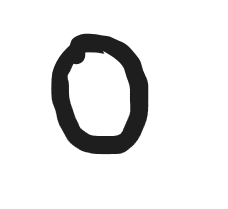
#> input picture Testing_data/digit_0.png, 228 x 209 px
$ jupyter execute --allow-errors DigitClassifier.ipynb
#> lines starting #> are read from the running program, lines starting #| are printed output that depends on the picture
### <center><p style="color:orange">Handwritten digit recognition</p></center>

#### Importing Libraries

[cell 1]
import numpy as np
import pandas as pd
import matplotlib.pyplot as plt
from PIL import Image, ImageOps
from scipy.ndimage import center_of_mass, shift

#### Load Dataset (CSV File)

#> (a cell that did not finish here is left out)

#### Split the data into Testing and Training part

#> (a cell that did not finish here is left out)

[cell 4]
# [162 lines left out: functions initialize_parameters, ReLU, relu_derivative, softmax, forward_propagation, one_hot_encode and 4 more, not called in this run]

#### Training model function

[cell 5]
# [11 lines left out: function train_model, not called in this run]

#### training the Model

#> (a cell that did not finish here is left out)

#### Preprocessing image

[cell 7]
def preprocess_image_from_path(image_path):
#> called with image_path = './Testing_data/digit_0.png'
    image = Image.open(image_path).convert("L")  # converting into gray scale
    image = ImageOps.invert(image)
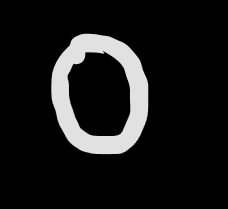
#> image: PIL image 228x209 L; min 0, max 225, mean 24.7
    image = image.resize((28, 28))
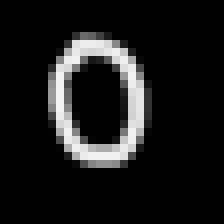
#> image: PIL image 28x28 L (shown 8 times larger); min 0, max 243, mean 25.3
    img_array = np.array(image).astype(np.float32) / 255.0

    cy, cx = center_of_mass(img_array)
#> cy = 12.19; cx = 11.83
    shift_y = 14 - cy
#> shift_y = 1.81
    shift_x = 14 - cx
#> shift_x = 2.17
    img_array = shift(img_array, shift=(shift_y, shift_x), mode='constant', cval=0.0)
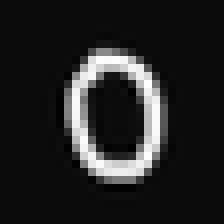
#> img_array: shape (28, 28) float32 (shown 8 times larger); min -0.0466, max 0.984, mean 0.0992; drawn with min black and max white

    return img_array.reshape(784, 1)

def predict_digit_from_image(image_path):
    X_input = preprocess_image_from_path(image_path)
#> X_input = 784 values, max 0.984 at index 298, min -0.0466 at index 520, mean 0.0992
    _, _, _, A2 = forward_propagation(W1, b1, W2, b2, X_input)
    prediction = get_predictions(A2)[0]
    print(f"We found digit {prediction}")

$ run again, with Testing_data/digit_2.png copied over Testing_data/digit_0.png
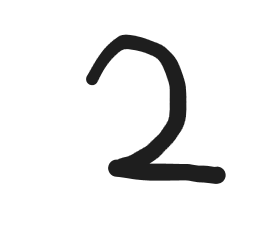
#> input picture Testing_data/digit_2.png, 267 x 230 px
#> in preprocess_image_from_path, `image = ImageOps.invert(image)`:
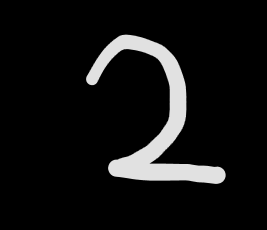
#> image: PIL image 267x230 L; min 0, max 225, mean 19.3
#> cy = 14.16; cx = 15.9
#> shift_y = -0.164
#> shift_x = -1.9
#> in preprocess_image_from_path, `img_array = shift(img_array, shift=(shift_y, shift_x), mode='constant'..`:
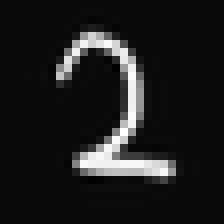
#> img_array: shape (28, 28) float32 (shown 8 times larger); min -0.0423, max 0.953, mean 0.0782; drawn with min black and max white
#> X_input = 784 values, max 0.953 at index 463, min -0.0423 at index 627, mean 0.0782
